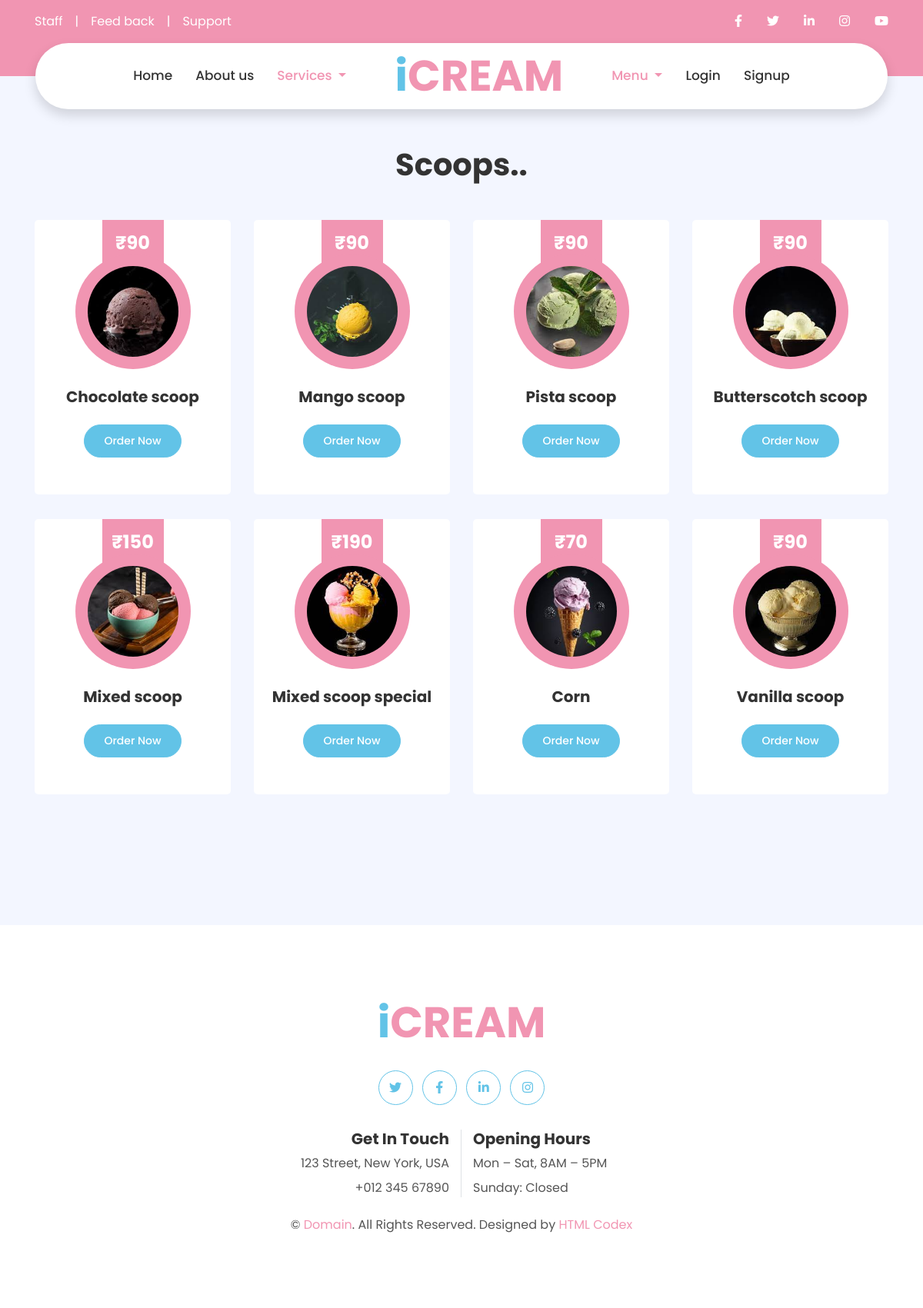
The page /scoops on the database its author committed.
### myapp/models.py (models this page shows)
class Items(models.Model):
    item_name=models.CharField(max_length=100,blank=False,verbose_name="Item")
    price=models.IntegerField(blank=False,verbose_name='Price')
    item_type=models.CharField(max_length=100,blank=False,verbose_name='Type')
    description=models.CharField(max_length=300,blank=False,verbose_name="Description")
    image=models.ImageField(upload_to = 'img')

### myapp/views.py (the view)
# urls.py: path('scoops',views.scoops,name='scoops'),
def scoops(request):
    items=Items.objects.filter(item_type='scoop')
    return render(request,'scoops.html',{'items':items})

### myapp/templates/scoops.html (shortened to what this page needs)
{% extends 'base.html' %}
{% load static %}
{% block content %}
    <div class="container-fluid ">
        <div class="container py-5">
            <div class="row justify-content-center">
                <div class="col-lg-6">
                    <h1 class=" position-relative text-center mb-5">Scoops..</h1>
                </div>
            </div>
            <div class="row">
                {% for i in items %}
                <div class="col-lg-3 col-md-6 mb-4 pb-2">
                    <div class="product-item d-flex flex-column align-items-center text-center bg-light rounded py-5 px-3">
                        <div class="bg-primary mt-n5 py-3" style="width: 80px;">
                            <h4 class="font-weight-bold text-white mb-0">₹{{i.price}}</h4>
                        </div>
                        <div class="position-relative bg-primary rounded-circle mt-n3 mb-4 p-3" style="width: 150px; height: 150px;">
                            <img class="rounded-circle w-100 h-100" src="/media/{{i.image}}" style="object-fit: cover;" data-toggle="modal" data-target="#a">
                        </div>
                        <h5 class="font-weight-bold mb-4">{{i.item_name}}</h5>
                        <a class="btn btn-sm btn-secondary" data-toggle="modal" data-target="#b">Order Now</a>
                    </div>
                </div>
                {% endfor %}
            </div>
        </div>
    </div>
    {% endblock %}

### rows shown on the page
Items: price "90", image (picture), item_name "Chocolate scoop"
Items: price "90", image (picture), item_name "Mango scoop"
Items: price "90", image (picture), item_name "Pista scoop"
Items: price "90", image (picture), item_name "Butterscotch scoop"
Items: price "150", image (picture), item_name "Mixed scoop"
Items: price "190", image (picture), item_name "Mixed scoop special"
Items: price "70", image (picture), item_name "Corn"
Items: price "90", image (picture), item_name "Vanilla scoop"
